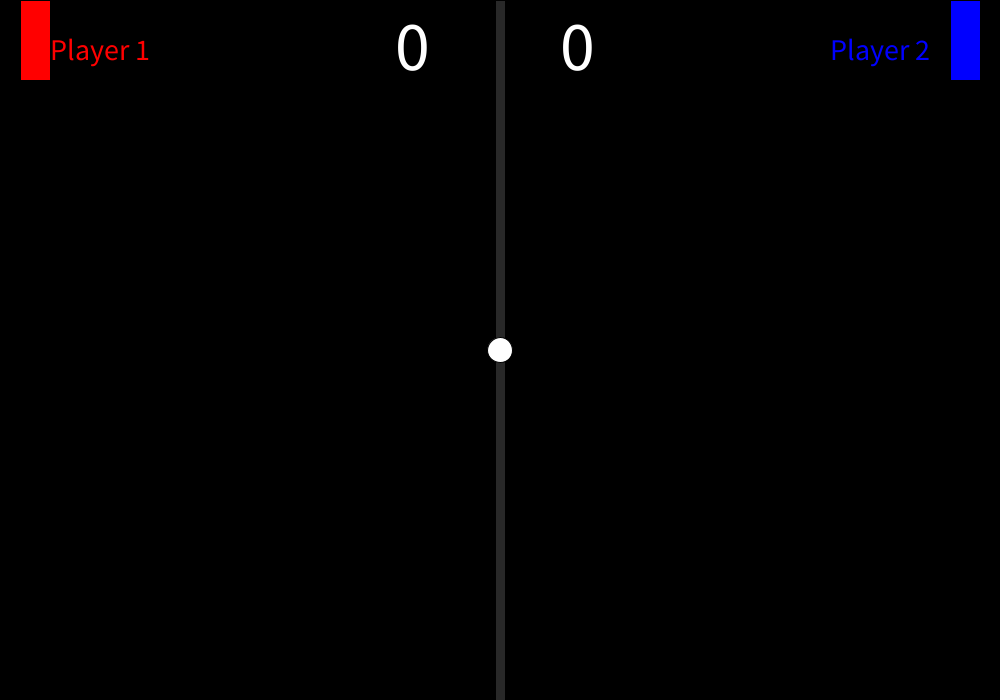
Frame 1 (no input)
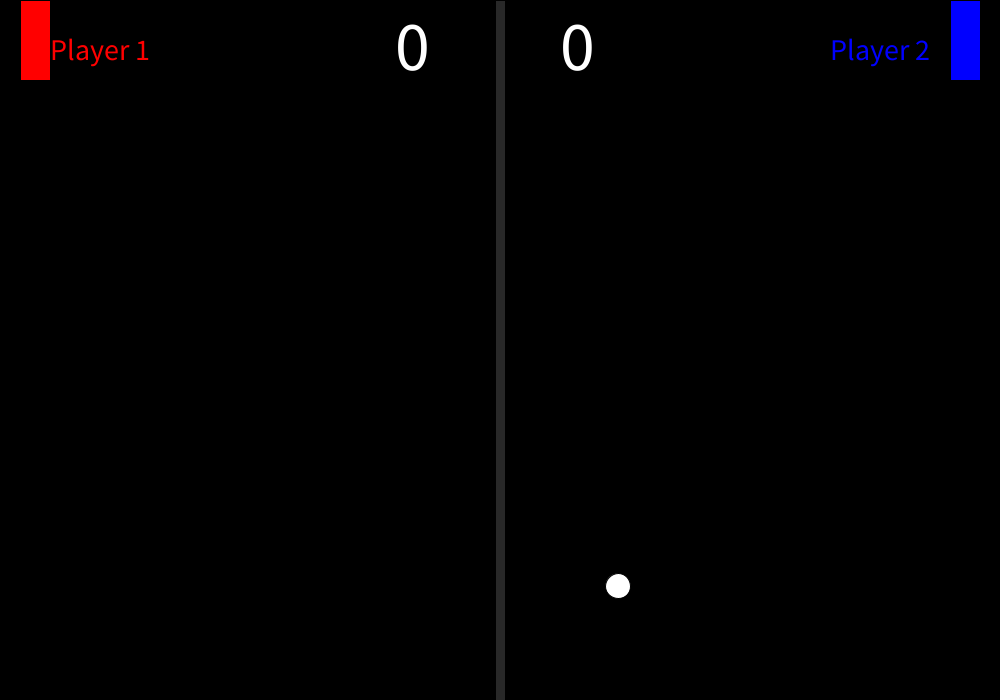
Frame 60 (the mouse pressed at the canvas centre just before this capture)
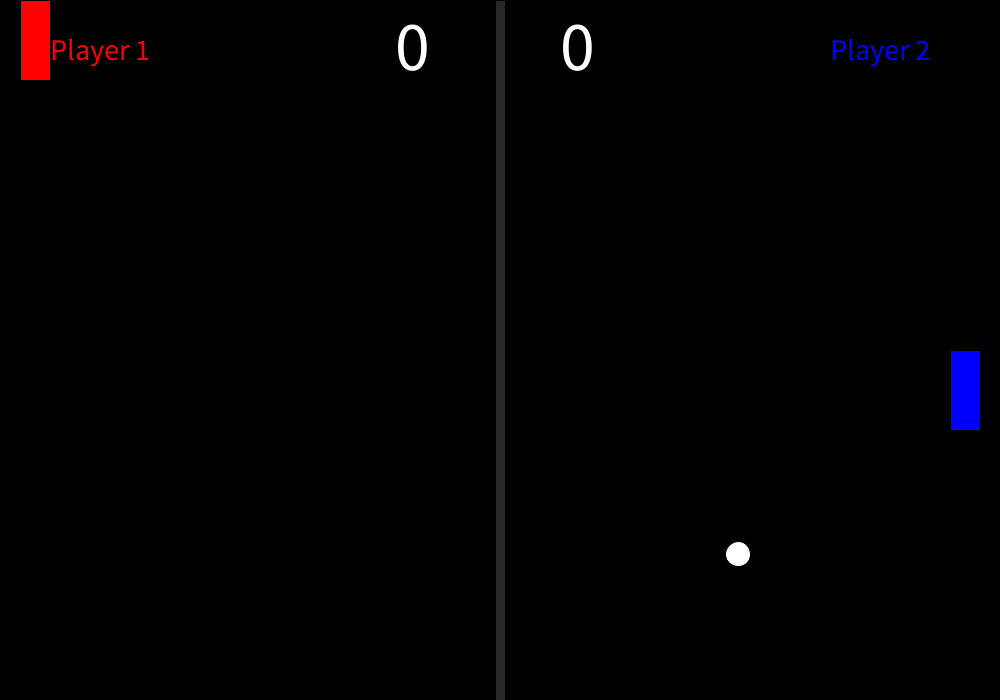
Frame 120 (the mouse held since frame 60 and released just before this capture)

The Processing sketch that drew these frames (run headless with seeded random() and noise(); from frame 60 on, the mouse is pressed at the canvas centre):

// Processing sketch: S__Linebaugh_PONG_7_8
// ── S__Linebaugh_PONG_7_8.pde
float x,y,sz;
//movement of ball
float xspeed=2;
float yspeed=4;
//pplaey 1 score
int score1= 0;
//player 2 score
int score2= 0;
//width of paddle
int w = 30;
//height of paddle
int h = 80;
int dw = 10;
int space = 20;
int rect2y;

void setup(){
  size(1000,700);
  x=width/2;
  y=height/2; 
  sz=25;
 
}


void draw(){
  
  int leftX = width-w-space;
  background (0);

//fill line gray
  fill(255,40);
  //division line
  rect(width/2-dw/2, 0, dw, height);
  fill(255);
  //fill paddle blue
fill(0,0,255);
//move right paddle
  rect(leftX, mouseY, w, h);
  if (mouseY > height-h){
    rect(leftX, height-h,w,h);
  }

  //fill ball white
  fill(255);
//draw ball
  ellipse(x,y,sz,sz);
  
//move ball
  x+= xspeed;
  y+= yspeed;
  
//bounce ball off top and bottom
  if(y+ sz/2 > height || y -sz/2 < 0){
    yspeed*=-1;
  }
 


  

 
 
//bounce ball off right paddle
  //side
  if (y > mouseY && y < mouseY + h && x + sz/2 > leftX && x-sz/2 < width-space){
    //ellipse(x,y,sz,sz);
    xspeed=-abs(xspeed);
    yspeed*=-1;
   }
   //top
     
     //fill paddle red
  fill(255,0,0);
  //make left paddle
  rect(space,rect2y,w,h);
  
  //control paddle with keys
if(keyPressed){
  if(key=='w'){
  rect2y-=7;
}
if(key=='s'){
  rect2y+=7;
}
}
if(rect2y>=height-h){
  rect(space, height-h,w,h);
}
if(rect2y<=0){
  rect(space,0,w,h);
}
//make ball recognize left paddle
if( y >= rect2y && y<= rect2y + h && x-sz/2<= space +w && x+sz/2> space){
  xspeed=abs(xspeed);
  yspeed*=-1;
}
   
    //top and bottom
    if (y - sz/2 == mouseY && x + sz/2 >= leftX && x + sz/2 <= space){
     xspeed*=-1;
      yspeed*=-1;
     }
   
   
//revive ball
  if (x +sz/2 > width){
   ellipse(x,y,sz,sz);
   xspeed*=-1;
   yspeed*=-1;
   //change score
   x=width/2;
   y=random(25, height-25);
   score1++;
   }
   
   if (x - sz/2 < 0){
   ellipse(x,y,sz,sz);
   xspeed*=-1;
   yspeed*=-1;
   x=width/2;
   y=random(25, height-25);
   score2++;
   }
   
   
//player 1
  textSize(30);
  //fill text red
  fill(255,0,0);
 
  text("Player 1", 50,60);
  //fill text blue
  fill(0,0,255);
  //player 2
  text("Player 2", width-170, 60);
  
//fill text white
fill(255);
//scoreboard
  textSize(70);
  text(score1, width/2-105, 70);
  text(score2, width/2+60, 70);

//player 1 win
//fill text red
fill(255,0,0);
  if(score1 == 10){
    textSize(50);
    stroke(random(255),random(255),random(255));
    text("Player 1 WINS", width/2-150, height/2);
    noLoop();
   
  }
  
//player 2 win
//fill text blue
fill(0,0,255);
  if(score2 == 10){
    textSize(50);
    stroke(random(255),random(255),random(255));
    text("Player 2 WINS", width/2-150, height/2);
    noLoop();
  }


  }






//textSize(56);
    //text("Battle Again?", width/2-150, height/2);
